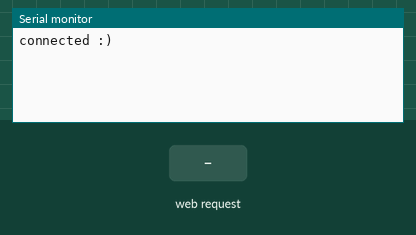
The sketch below on a simulated ESP8266 (NodeMCU). Parts: the last lines printed to the serial monitor. The inputs (shaded band) are chosen by the test bench. WiFi joins after 1.5 s; servers stay silent unless stated; storage starts empty; EEPROM starts erased.

Above: at 2.7 s.
2.8 s: HTTP request GET /get received
At 3.5 s:
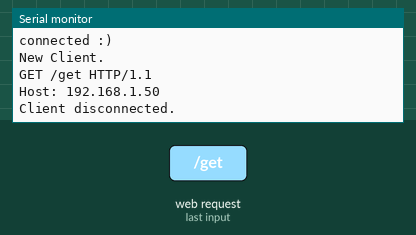
4.3 s: HTTP request GET /inputString.txt received
At 4.7 s:
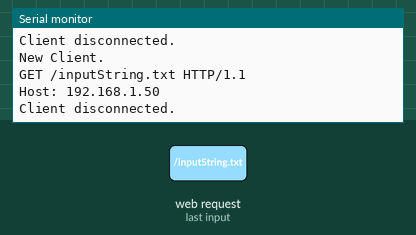
5.8 s: HTTP request GET /inputInt.txt received
At 7.0 s:
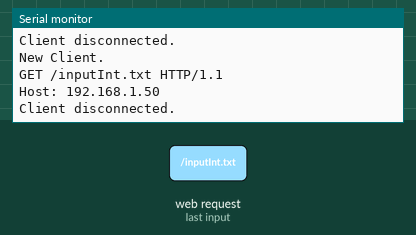
7.3 s: HTTP request GET /inputFloat.txt received
At 8.1 s:
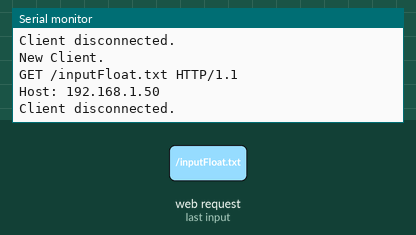
8.8 s: HTTP request GET /5/on received
At 9.2 s:
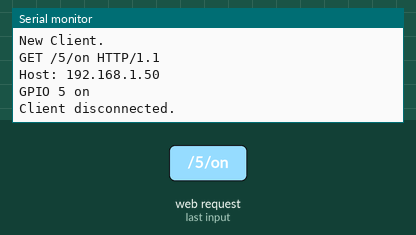
10.3 s: HTTP request GET /5/off received
At 11.6 s:
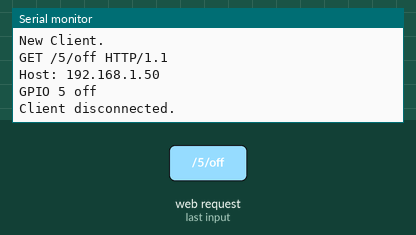

The sketch:

wificonnectwebserver.ino
```cpp
#include <EEPROM.h>
#include <DNSServer.h>
#include <WiFiManager.h>
#include <EEPROM.h>
#include <ESP8266WiFi.h>
#include <ESP8266HTTPClient.h>
#include <WiFiClient.h>


int address2 = 2;

#define EEPROM_SIZE 12

// Current time
unsigned long currentTime = millis();
// Previous time
unsigned long previousTime = 0;
// Define timeout time in milliseconds (example: 2000ms = 2s)
const long timeoutTime = 2000;

WiFiServer server(8080);

const char* PARAM_STRING = "inputString";
const char* PARAM_INT = "inputInt";
const char* PARAM_FLOAT = "inputFloat";

const char index_html[] PROGMEM = R"rawliteral(
<!DOCTYPE HTML><html><head>
  <title>ESP Input Form</title>
  <meta name="viewport" content="width=device-width, initial-scale=1">
  <script>
    function submitMessage() {
      alert("Saved value to ESP SPIFFS");
      setTimeout(function(){ document.location.reload(false); }, 500);
    }
  </script></head><body>
  <form action="/get" target="hidden-form">
    inputString (current value %inputString%): <input type="text" name="inputString">
    <input type="submit" value="Submit" onclick="submitMessage()">
  </form><br>
  <form action="/get" target="hidden-form">
    inputInt (current value %inputInt%): <input type="number " name="inputInt">
    <input type="submit" value="Submit" onclick="submitMessage()">
  </form><br>
  <form action="/get" target="hidden-form">
    inputFloat (current value %inputFloat%): <input type="number " name="inputFloat">
    <input type="submit" value="Submit" onclick="submitMessage()">
  </form>
  <iframe style="display:none" name="hidden-form"></iframe>
</body></html>)rawliteral";

String readFile(fs::FS &fs, const char * path){
  Serial.printf("Reading file: %s\r\n", path);
  File file = fs.open(path, "r");
  if(!file || file.isDirectory()){
    Serial.println("- empty file or failed to open file");
    return String();
  }
  Serial.println("- read from file:");
  String fileContent;
  while(file.available()){
    fileContent+=String((char)file.read());
  }
  file.close();
  Serial.println(fileContent);
  return fileContent;
}

void writeFile(fs::FS &fs, const char * path, const char * message){
  Serial.printf("Writing file: %s\r\n", path);
  File file = fs.open(path, "w");
  if(!file){
    Serial.println("- failed to open file for writing");
    return;
  }
  if(file.print(message)){
    Serial.println("- file written");
  } else {
    Serial.println("- write failed");
  }
  file.close();
}

String header;

// Auxiliar variables to store the current output state
String output5State = "off";
String output4State = "off";

// Assign output variables to GPIO pins
const int output5 = 5;
const int output4 = 4;

// Replaces placeholder with stored values
String processor(const String& var){
  //Serial.println(var);
  if(var == "inputString"){
    return readFile(SPIFFS, "/inputString.txt");
  }
  else if(var == "inputInt"){
    return readFile(SPIFFS, "/inputInt.txt");
  }
  else if(var == "inputFloat"){
    return readFile(SPIFFS, "/inputFloat.txt");
  }
  return String();
}

void setup(){
   Serial.begin(9600);

    //init eeprom
    EEPROM.begin(EEPROM_SIZE);

   EEPROM.write(address2,100);
   EEPROM.commit();
   if(EEPROM.read(address2) == 100){
    EEPROM.write(address2,0);
    EEPROM.commit();
    WiFiManager wifiManager;
    wifiManager.resetSettings();
    wifiManager.autoConnect("Setting Wifi");
    Serial.println("connected :)");

  }

  #ifdef ESP32
    if(!SPIFFS.begin(true)){
      Serial.println("An Error has occurred while mounting SPIFFS");
      return;
    }
  #else
    if(!SPIFFS.begin()){
      Serial.println("An Error has occurred while mounting SPIFFS");
      return;
    }
  #endif

  server.begin();
}

void loop(){
 WiFiClient client = server.available();   // Listen for incoming clients

  if (client) {                             // If a new client connects,
    Serial.println("New Client.");          // print a message out in the serial port
    String currentLine = "";                // make a String to hold incoming data from the client
    currentTime = millis();
    previousTime = currentTime;
    while (client.connected() && currentTime - previousTime <= timeoutTime) { // loop while the client's connected
      currentTime = millis();
      if (client.available()) {             // if there's bytes to read from the client,
        char c = client.read();             // read a byte, then
        Serial.write(c);                    // print it out the serial monitor
        header += c;
        if (c == '\n') {                    // if the byte is a newline character
          // if the current line is blank, you got two newline characters in a row.
          // that's the end of the client HTTP request, so send a response:
          if (currentLine.length() == 0) {
            // HTTP headers always start with a response code (e.g. HTTP/1.1 200 OK)
            // and a content-type so the client knows what's coming, then a blank line:
            client.println("HTTP/1.1 200 OK");
            client.println("Content-type:text/html");
            client.println("Connection: close");
            client.println();

            // turns the GPIOs on and off
            if (header.indexOf("GET /5/on") >= 0) {
              Serial.println("GPIO 5 on");
              output5State = "on";
              digitalWrite(output5, HIGH);
            } else if (header.indexOf("GET /5/off") >= 0) {
              Serial.println("GPIO 5 off");
              output5State = "off";
              digitalWrite(output5, LOW);
            } else if (header.indexOf("GET /4/on") >= 0) {
              Serial.println("GPIO 4 on");
              output4State = "on";
              digitalWrite(output4, HIGH);
            } else if (header.indexOf("GET /4/off") >= 0) {
              Serial.println("GPIO 4 off");
              output4State = "off";
              digitalWrite(output4, LOW);
            }

            // Display the HTML web page
            client.println("<!DOCTYPE html><html>");
            client.println("<head><meta content=\"text/html;charset=utf-8\" http-equiv=\"Content-Type\"><meta content=\"utf-8\" http-equiv=\"encoding\"><meta name=\"viewport\" content=\"width=device-width, initial-scale=1\">");
            client.println("<link rel=\"icon\" href=\"data:,\">");
            // CSS to style the on/off buttons
            // Feel free to change the background-color and font-size attributes to fit your preferences
            client.println("<style>html { font-family: Helvetica; display: inline-block; margin: 0px auto; text-align: center;}");
            client.println(".button { background-color: #195B6A; border: none; color: white; padding: 16px 40px;");
            client.println("text-decoration: none; font-size: 30px; margin: 2px; cursor: pointer;}");
            client.println(".button2 {background-color: #77878A;}</style></head>");

            // Web Page Heading
            client.println("<body><h1>ESP8266 Web Server</h1>");
            client.println("<button id=\"submit\" value=\"POST\">Send</button>");
            // Display current state, and ON/OFF buttons for GPIO 5
            client.println("<p>GPIO 5 - State " + output5State + "</p>");
            // If the output5State is off, it displays the ON button
            if (output5State=="off") {
              client.println("<p><a href=\"/5/on\"><button class=\"button\">ON</button></a></p>");
            } else {
              client.println("<p><a href=\"/5/off\"><button class=\"button button2\">OFF</button></a></p>");
            }

            // Display current state, and ON/OFF buttons for GPIO 4
            client.println("<p>GPIO 4 - State " + output4State + "</p>");
            // If the output4State is off, it displays the ON button
            if (output4State=="off") {
              client.println("<p><a href=\"/4/on\"><button class=\"button\">ON</button></a></p>");
            } else {
              client.println("<p><a href=\"/4/off\"><button class=\"button button2\">OFF</button></a></p>");
            }

              client.println("</body><script src='https://ajax.googleapis.com/ajax/libs/jquery/3.3.1/jquery.min.js'></script><script src='http://192.168.100.129:8080/ci4/public/assets/dist/js/ratchetjs.js'></script></html>");

            // The HTTP response ends with another blank line
            client.println();
            // Break out of the while loop
            break;
          } else { // if you got a newline, then clear currentLine
            currentLine = "";
          }
        } else if (c != '\r') {  // if you got anything else but a carriage return character,
          currentLine += c;      // add it to the end of the currentLine
        }
      }
    }
    // Clear the header variable
    header = "";
    // Close the connection
    client.stop();
    Serial.println("Client disconnected.");
    Serial.println("");
  }
}
```

Measured:
- after the input at 2.8 s, the serial monitor: prints a new line at once (image 1)
- after the input at 4.3 s, the serial monitor: prints a new line at once (image 2)
- after the input at 5.8 s, the serial monitor: prints a new line at once (image 3)
- after the input at 7.3 s, the serial monitor: prints a new line at once (image 4)
- after the input at 8.8 s, the serial monitor: prints a new line at once (image 5)
- after the input at 10.3 s, the serial monitor: prints a new line at once (image 6)
